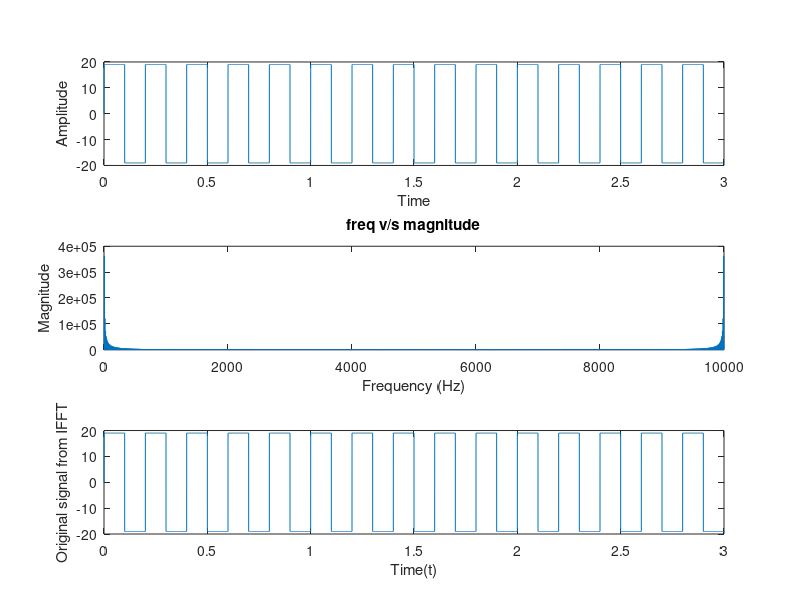

MATLAB code to generate this figure:
f = 5; ##Hzamp = 19; ##voltsTs = 0.0001; ##Sampling Timet = 0:Ts:3-Ts;#Generating a square wave..signal = amp * sign(sin(2*pi*f*t));#Plotting the cosine wave.subplot(3,1,1);plot(t, signal);xlabel('Time')ylabel('Amplitude')#Performing Fourier Transform using the FFT algorithm.y = fft(signal);Fs = 1/Ts;f = (0:length(y)-1)*Fs/length(y);#Plotting the frequency v/s magnitude graph.subplot(3,1,2);plot(f, abs(y));xlabel('Frequency (Hz)')ylabel('Magnitude')title('freq v/s magnitude')#Performing Inverse Fourier Transformz = ifft(y);subplot(3,1,3);plot(t, z);xlabel('Time(t)')ylabel('Original signal from IFFT');